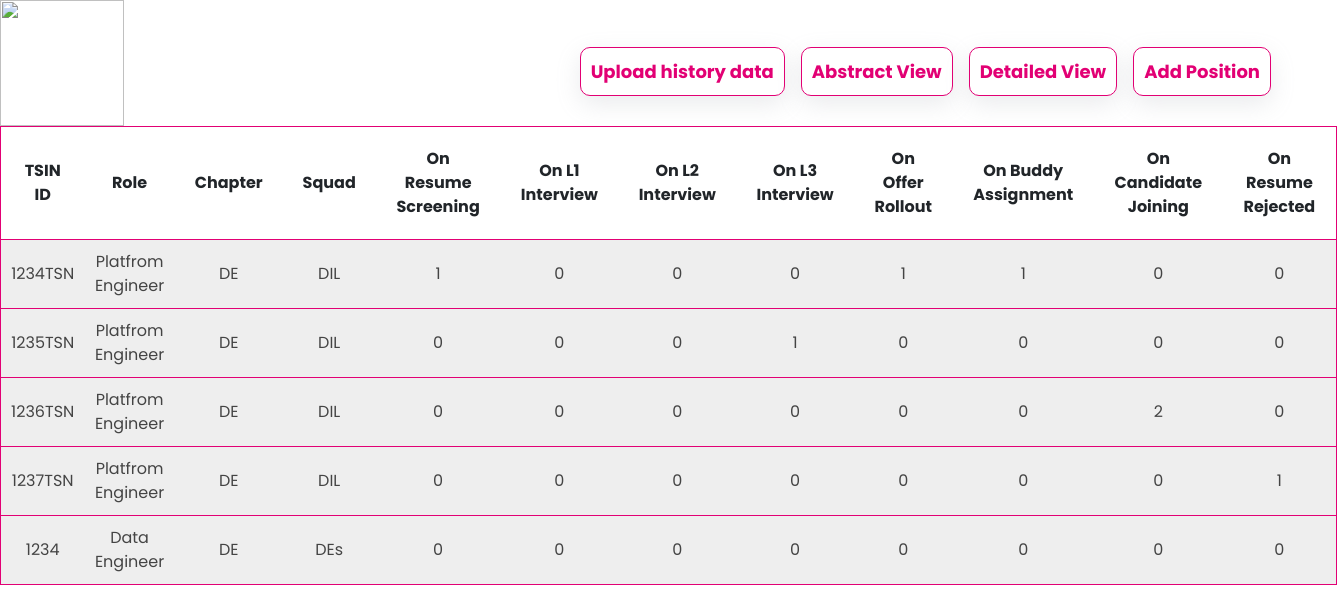
Before: / with the older database file.
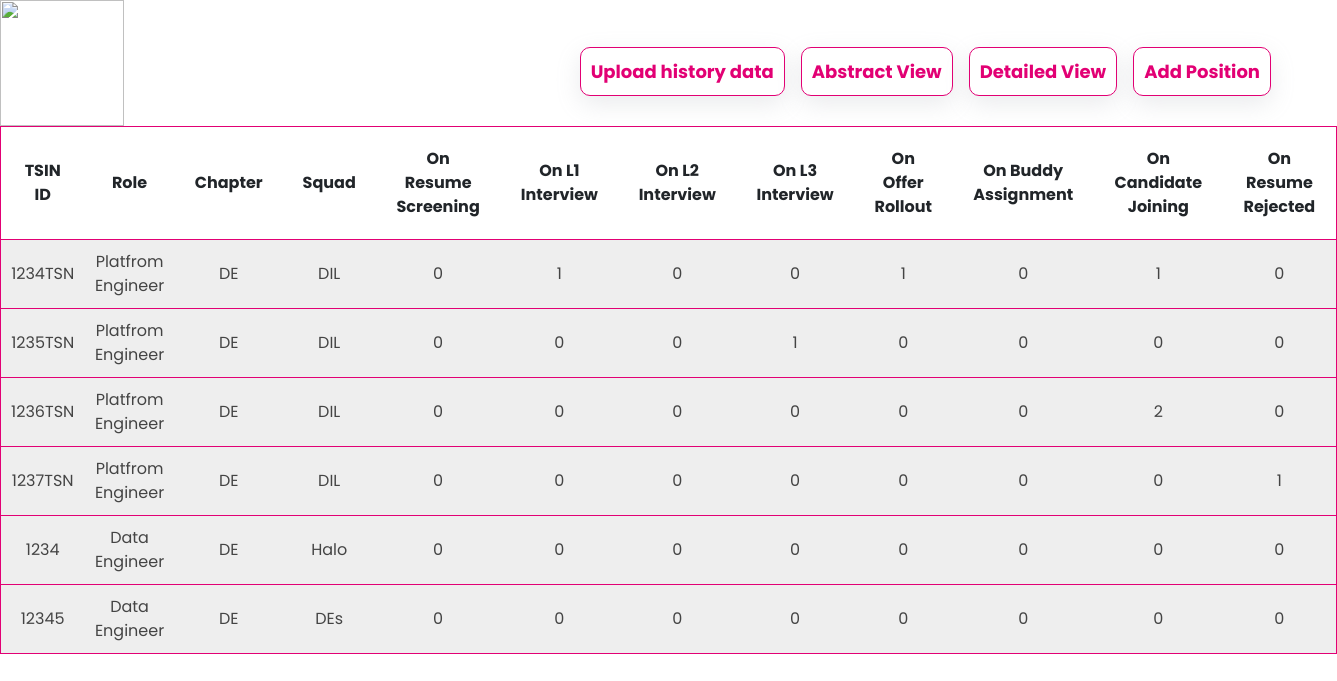
After: the same page with the newer database file.
### tables this page shows
CREATE TABLE "roles" (
	"tsin_id"	TEXT NOT NULL,
	"Role"	TEXT NOT NULL,
	"Chapter"	TEXT NOT NULL,
	"Squad"	TEXT NOT NULL,
	PRIMARY KEY("tsin_id")
);

### app.py (the view)
@app.route('/')
def hello_world():
    con=sqlite3.connect('db/data.db') #connecting to the database
    cursor=con.cursor()
    cursor.execute('SELECT tsin_id, role, chapter, squad from roles;')
    result = cursor.fetchall()
    nums={}
    for i in result:
        nums[i[0]]={'stage1':0,'stage2':0,'stage3':0,'stage4':0,'stage5':0,'stage6':0,'stage7':0, 'stage8':0}
    print(nums)
    print(result)
    cursor.execute('SELECT tsin_id, candidate_name, pan, candidate_email, current_stage, request_raised_date, tsin_opened_date, resume_screened_date, l1_interview_date, l1_interviewer, l2_interview_date, l2_interviewer, l3_interview_date, l3_interviewer, offer_rollout_date, joining_date, buddy_assignment_date, buddy_name, candidate_dropout_date, candidate_dropout_reason, resume, id, phone, current_location, current_company, experience from candidates;')
    result2=cursor.fetchall()
    con.close()
    d={}
    for i in result2:
        if i[4].strip()=='Resume Screened for Interview':
            nums[i[0].strip()]['stage1']+=1
        elif i[4].strip()=='L1 Interview Complete':
            nums[i[0].strip()]['stage2']+=1
        elif i[4].strip()=='L2 Interview Complete':
            nums[i[0].strip()]['stage3']+=1
        elif i[4].strip()=='L3 Interview Complete':
            nums[i[0].strip()]['stage4']+=1
        elif i[4].strip()=='Offer RollOut':
            nums[i[0].strip()]['stage5']+=1
        elif i[4].strip()=='Buddy Assignment':
            nums[i[0].strip()]['stage6']+=1
        elif i[4].strip()=='Candidate Joined' or i[4].strip()=='Candidate Dropout':
            nums[i[0].strip()]['stage7']+=1
        elif i[4].strip()=='Resume Rejected':
            nums[i[0].strip()]['stage8']+=1
        if i[0] in d:
            d[i[0]].append({'id':i[21],'candidate_name':i[1], 'pan':i[2],'candidate_email':i[3], 'current_stage':i[4],'request_raised_date': i[5], 'tsin_opened_date':i[6], 'resume_screened_date':i[7], 'l1_interview_date':i[8], 'l1_interviewer':i[9], 'l2_interview_date':i[10], 'l2_interviewer':i[11], 'l3_interview_date':i[12], 'l3_interviewer':i[13], 'offer_rollout_date':i[14], 'joining_date':i[15], 'buddy_assignment_date':i[16], 'buddy_name':i[17], 'candidate_dropout_date':i[18], 'candidate_dropout_reason':i[19], 'resume':i[20], 'phone':i[22], 'current_location':i[23], 'current_company':i[24], 'experience':i[25]})
        else:
            d[i[0]]=[{'id':i[21],'candidate_name':i[1], 'pan':i[2],'candidate_email':i[3], 'current_stage':i[4],'request_raised_date': i[5], 'tsin_opened_date':i[6], 'resume_screened_date':i[7], 'l1_interview_date':i[8], 'l1_interviewer':i[9], 'l2_interview_date':i[10], 'l2_interviewer':i[11], 'l3_interview_date':i[12], 'l3_interviewer':i[13], 'offer_rollout_date':i[14], 'joining_date':i[15], 'buddy_assignment_date':i[16], 'buddy_name':i[17], 'candidate_dropout_date':i[18], 'candidate_dropout_reason':i[19], 'resume':i[20], 'phone':i[22], 'current_location':i[23], 'current_company':i[24], 'experience':i[25]}]
    print(d)
    print(nums)
    return render_template('candidates.html', roles=result, candidates=d, nums=nums)

### templates/candidates.html (shortened to what this page needs)
{% extends "layout/base.html" %}
{% block body_class %} landing-page {% endblock body_class %}
{% block content %}
<main>
<div class="info">
      <table class="roles">
      <tr>
      <th>TSIN ID</th>
      <th>Role</th>
      <th>Chapter</th>
      <th>Squad</th>
      <th>On Resume Screening</th>
      <th>On L1 Interview</th>
      <th>On L2 Interview</th>
      <th>On L3 Interview</th>
      <th>On Offer Rollout</th>
      <th>On Buddy Assignment</th>
      <th>On Candidate Joining</th>
      <th>On Resume Rejected</th>
      </tr>
      {% for i in roles %}
      <tr class="accordion">
        <td>{{i[0]}}</td>
        <td>{{i[1]}}</td>
        <td>{{i[2]}}</td>
        <td>{{i[3]}}</td>
        <td>{{nums[i[0]]['stage1']}}</td>
        <td>{{nums[i[0]]['stage2']}}</td>
        <td>{{nums[i[0]]['stage3']}}</td>
        <td>{{nums[i[0]]['stage4']}}</td>
        <td>{{nums[i[0]]['stage5']}}</td>
        <td>{{nums[i[0]]['stage6']}}</td>
        <td>{{nums[i[0]]['stage7']}}</td>
        <td>{{nums[i[0]]['stage8']}}</td>
      </tr>
      {% endfor %}
      </table>
    </div>
</main>
{% endblock content %}

### templates/layout/base.html (shortened to what this page needs)
<!DOCTYPE html>
<html lang="en">
<head>
    <link href="{{url_for('static',filename='css/style.css')}}" rel="stylesheet">
    <link href="https://cdn.jsdelivr.net/npm/bootstrap@5.1.3/dist/css/bootstrap.min.css" rel="stylesheet">
    <link href="https://unpkg.com/aos@2.3.1/dist/aos.css" rel="stylesheet">
</head>
<body class="{% block body_class %}{% endblock body_class %}">
    <div id="page">
        {% include 'includes/header.html' %}
        {% block content %}{% endblock content %}
    </div>
</body>
</html>

### templates/includes/header.html
<header class="header menu_fixed" >
<a class="navbar-brand logo1" href="/"><img src="https://he-s3.s3.amazonaws.com/media/cache/2f/96/2f96363357d5bc63c2314e69ab03896e.png" width=300 class="logo-main" style="width:124px; height:126px;"></a>
	<nav class="navbar navbar-nav navbar-expand-lg " style="      display: flex;flex-direction: row;  float: right; color:white; padding-right: 50px;">
		<a class="navbar-brand navbar-center" href="/upload-candidates" style=" "><button class="new_tsin" style="font-size:18px;box-shadow: rgba(149, 157, 165, 0.2) 0px 8px 24px;"><b>Upload history data</b></button></a>
		<a class="navbar-brand navbar-center"href="/"><button class="new_tsin" style="font-size:18px;box-shadow: rgba(149, 157, 165, 0.2) 0px 8px 24px;"><b>Abstract View</b></button></a>
		<a class="navbar-brand navbar-center"href="/add-tsin"><button class="new_tsin" style="font-size:18px;box-shadow: rgba(149, 157, 165, 0.2) 0px 8px 24px;"><b>Detailed View</b></button></a>
		<a class="navbar-brand navbar-center"href="/add-tsin"><button class="new_tsin" style="font-size:18px;box-shadow: rgba(149, 157, 165, 0.2) 0px 8px 24px;"><b>Add Position</b></button></a>
	</nav>
</header>

### static/css/style.css (style rules this page uses)
* { margin: 0; padding: 0; box-sizing: border-box; font-family: "Poppins", sans-serif; }
.header { background-color:white; }
.navbar-brand { text-align:center; font-weight:800; color:#E20074; font-size:41px !important; padding-top: 25px !important; }
body { background-color: #242F3F; }
.roles { width:100%; }
.roles tr { border:1px solid #E20074; padding:5px; text-align:center; }
.roles td { padding:10px; }
.roles th { padding:20px; text-align:center; height:20px; }
.accordion { background-color: #eee; color: #444; cursor: pointer; padding: 18px; width: 100%; text-align: left; border: none; outline: none; transition: 0.4s; }
.resume-upload, .stage-update, .candidate-row, #download_resume, .new_tsin { background-color:white; color:#E20074; border:1px solid #E20074; padding:10px; }
.new_tsin { border-radius: 10px; }

Changed rows visible on the page:
computed for roles "1234TSN": nums "1" → "0"; nums "0" → "1"
changed roles id 1234: Squad "DEs" → "Halo"
added roles: tsin_id "12345", Role "Data Engineer", Chapter "DE", Squad "DEs", nums "0"
